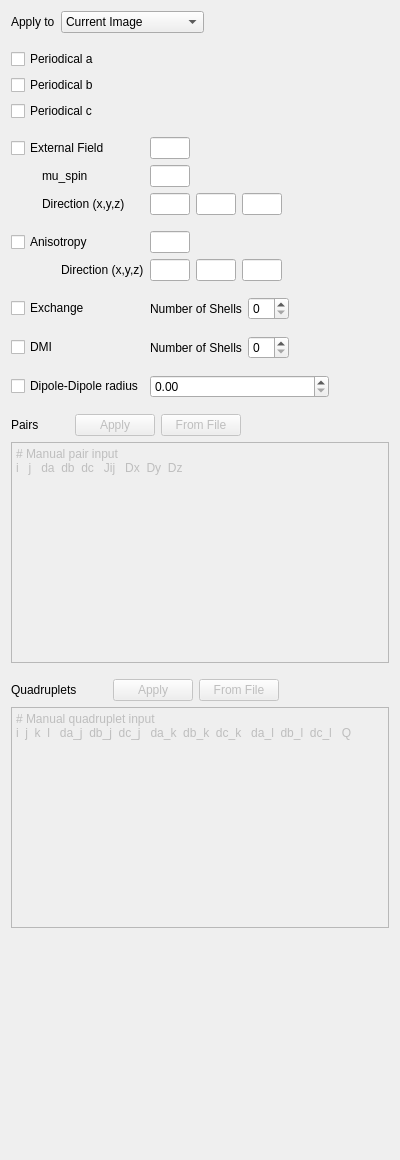
<?xml version="1.0" encoding="UTF-8"?>
<ui version="4.0">
 <class>HamiltonianHeisenbergPairsWidget</class>
 <widget class="QWidget" name="HamiltonianHeisenbergPairsWidget">
  <property name="geometry">
   <rect>
    <x>0</x>
    <y>0</y>
    <width>400</width>
    <height>1160</height>
   </rect>
  </property>
  <property name="windowTitle">
   <string>Form</string>
  </property>
  <layout class="QGridLayout" name="gridLayout">
   <item row="9" column="2">
    <widget class="QScrollArea" name="scrollArea_5">
     <property name="frameShape">
      <enum>QFrame::NoFrame</enum>
     </property>
     <property name="widgetResizable">
      <bool>true</bool>
     </property>
     <widget class="QWidget" name="scrollAreaWidgetContents_4">
      <property name="geometry">
       <rect>
        <x>0</x>
        <y>0</y>
        <width>376</width>
        <height>1136</height>
       </rect>
      </property>
      <layout class="QGridLayout" name="gridLayout_29">
       <property name="leftMargin">
        <number>0</number>
       </property>
       <property name="topMargin">
        <number>0</number>
       </property>
       <property name="rightMargin">
        <number>0</number>
       </property>
       <property name="bottomMargin">
        <number>0</number>
       </property>
       <item row="14" column="0">
        <layout class="QGridLayout" name="gridLayout_2">
         <item row="8" column="0">
          <layout class="QGridLayout" name="gridLayout_40">
           <item row="2" column="0">
            <spacer name="horizontalSpacer_32">
             <property name="orientation">
              <enum>Qt::Horizontal</enum>
             </property>
             <property name="sizeType">
              <enum>QSizePolicy::Minimum</enum>
             </property>
             <property name="sizeHint" stdset="0">
              <size>
               <width>30</width>
               <height>20</height>
              </size>
             </property>
            </spacer>
           </item>
           <item row="2" column="1">
            <widget class="QLabel" name="label_15">
             <property name="maximumSize">
              <size>
               <width>100</width>
               <height>16777215</height>
              </size>
             </property>
             <property name="text">
              <string>Direction (x,y,z)</string>
             </property>
            </widget>
           </item>
           <item row="1" column="1">
            <widget class="QLabel" name="label_25">
             <property name="text">
              <string>mu_spin</string>
             </property>
            </widget>
           </item>
          </layout>
         </item>
         <item row="11" column="1">
          <layout class="QGridLayout" name="gridLayout_47">
           <item row="0" column="0">
            <widget class="QLineEdit" name="lineEdit_anix_aniso">
             <property name="maximumSize">
              <size>
               <width>40</width>
               <height>16777215</height>
              </size>
             </property>
            </widget>
           </item>
           <item row="0" column="1">
            <widget class="QLineEdit" name="lineEdit_aniy_aniso">
             <property name="maximumSize">
              <size>
               <width>40</width>
               <height>16777215</height>
              </size>
             </property>
            </widget>
           </item>
           <item row="0" column="2">
            <widget class="QLineEdit" name="lineEdit_aniz_aniso">
             <property name="maximumSize">
              <size>
               <width>40</width>
               <height>16777215</height>
              </size>
             </property>
            </widget>
           </item>
           <item row="0" column="3">
            <spacer name="horizontalSpacer_35">
             <property name="orientation">
              <enum>Qt::Horizontal</enum>
             </property>
             <property name="sizeHint" stdset="0">
              <size>
               <width>40</width>
               <height>20</height>
              </size>
             </property>
            </spacer>
           </item>
          </layout>
         </item>
         <item row="1" column="0">
          <widget class="QCheckBox" name="checkBox_aniso_periodical_a">
           <property name="text">
            <string>Periodical a</string>
           </property>
          </widget>
         </item>
         <item row="10" column="0">
          <widget class="QCheckBox" name="checkBox_ani_aniso">
           <property name="text">
            <string>Anisotropy</string>
           </property>
          </widget>
         </item>
         <item row="9" column="1">
          <spacer name="verticalSpacer_5">
           <property name="orientation">
            <enum>Qt::Vertical</enum>
           </property>
           <property name="sizeType">
            <enum>QSizePolicy::Fixed</enum>
           </property>
           <property name="sizeHint" stdset="0">
            <size>
             <width>20</width>
             <height>10</height>
            </size>
           </property>
          </spacer>
         </item>
         <item row="8" column="1">
          <layout class="QGridLayout" name="gridLayout_32">
           <item row="1" column="1">
            <widget class="QLineEdit" name="lineEdit_extHx_aniso">
             <property name="maximumSize">
              <size>
               <width>40</width>
               <height>16777215</height>
              </size>
             </property>
            </widget>
           </item>
           <item row="1" column="2">
            <widget class="QLineEdit" name="lineEdit_extHy_aniso">
             <property name="maximumSize">
              <size>
               <width>40</width>
               <height>16777215</height>
              </size>
             </property>
            </widget>
           </item>
           <item row="1" column="5">
            <spacer name="horizontalSpacer_24">
             <property name="orientation">
              <enum>Qt::Horizontal</enum>
             </property>
             <property name="sizeHint" stdset="0">
              <size>
               <width>40</width>
               <height>20</height>
              </size>
             </property>
            </spacer>
           </item>
           <item row="1" column="3">
            <widget class="QLineEdit" name="lineEdit_extHz_aniso">
             <property name="maximumSize">
              <size>
               <width>40</width>
               <height>16777215</height>
              </size>
             </property>
            </widget>
           </item>
           <item row="0" column="1">
            <widget class="QLineEdit" name="lineEdit_muSpin_aniso">
             <property name="maximumSize">
              <size>
               <width>40</width>
               <height>16777215</height>
              </size>
             </property>
            </widget>
           </item>
          </layout>
         </item>
         <item row="6" column="1">
          <spacer name="verticalSpacer_4">
           <property name="orientation">
            <enum>Qt::Vertical</enum>
           </property>
           <property name="sizeType">
            <enum>QSizePolicy::Fixed</enum>
           </property>
           <property name="sizeHint" stdset="0">
            <size>
             <width>20</width>
             <height>10</height>
            </size>
           </property>
          </spacer>
         </item>
         <item row="15" column="0">
          <widget class="QCheckBox" name="checkBox_dmi">
           <property name="text">
            <string>DMI</string>
           </property>
          </widget>
         </item>
         <item row="17" column="1">
          <widget class="QDoubleSpinBox" name="doubleSpinBox_ddi">
           <property name="maximum">
            <double>1000000.000000000000000</double>
           </property>
          </widget>
         </item>
         <item row="5" column="0">
          <widget class="QCheckBox" name="checkBox_aniso_periodical_c">
           <property name="text">
            <string>Periodical c</string>
           </property>
          </widget>
         </item>
         <item row="4" column="0">
          <widget class="QCheckBox" name="checkBox_aniso_periodical_b">
           <property name="text">
            <string>Periodical b</string>
           </property>
          </widget>
         </item>
         <item row="12" column="1">
          <spacer name="verticalSpacer_6">
           <property name="orientation">
            <enum>Qt::Vertical</enum>
           </property>
           <property name="sizeType">
            <enum>QSizePolicy::Fixed</enum>
           </property>
           <property name="sizeHint" stdset="0">
            <size>
             <width>20</width>
             <height>10</height>
            </size>
           </property>
          </spacer>
         </item>
         <item row="16" column="1">
          <spacer name="verticalSpacer_7">
           <property name="orientation">
            <enum>Qt::Vertical</enum>
           </property>
           <property name="sizeType">
            <enum>QSizePolicy::Fixed</enum>
           </property>
           <property name="sizeHint" stdset="0">
            <size>
             <width>20</width>
             <height>10</height>
            </size>
           </property>
          </spacer>
         </item>
         <item row="10" column="1">
          <layout class="QGridLayout" name="gridLayout_42">
           <item row="0" column="0">
            <widget class="QLineEdit" name="lineEdit_ani_aniso">
             <property name="maximumSize">
              <size>
               <width>40</width>
               <height>16777215</height>
              </size>
             </property>
            </widget>
           </item>
           <item row="0" column="1">
            <spacer name="horizontalSpacer_29">
             <property name="orientation">
              <enum>Qt::Horizontal</enum>
             </property>
             <property name="sizeHint" stdset="0">
              <size>
               <width>40</width>
               <height>20</height>
              </size>
             </property>
            </spacer>
           </item>
          </layout>
         </item>
         <item row="17" column="0">
          <widget class="QCheckBox" name="checkBox_ddi">
           <property name="text">
            <string>Dipole-Dipole radius</string>
           </property>
          </widget>
         </item>
         <item row="13" column="0">
          <widget class="QCheckBox" name="checkBox_exchange">
           <property name="text">
            <string>Exchange</string>
           </property>
          </widget>
         </item>
         <item row="11" column="0">
          <layout class="QGridLayout" name="gridLayout_46">
           <item row="0" column="1">
            <widget class="QLabel" name="label_21">
             <property name="text">
              <string>Direction (x,y,z)</string>
             </property>
            </widget>
           </item>
           <item row="0" column="0">
            <spacer name="horizontalSpacer_36">
             <property name="orientation">
              <enum>Qt::Horizontal</enum>
             </property>
             <property name="sizeHint" stdset="0">
              <size>
               <width>30</width>
               <height>20</height>
              </size>
             </property>
            </spacer>
           </item>
          </layout>
         </item>
         <item row="7" column="2">
          <spacer name="horizontalSpacer_31">
           <property name="orientation">
            <enum>Qt::Horizontal</enum>
           </property>
           <property name="sizeHint" stdset="0">
            <size>
             <width>40</width>
             <height>20</height>
            </size>
           </property>
          </spacer>
         </item>
         <item row="7" column="0">
          <widget class="QCheckBox" name="checkBox_extH_aniso">
           <property name="text">
            <string>External Field</string>
           </property>
           <property name="checked">
            <bool>false</bool>
           </property>
           <property name="tristate">
            <bool>false</bool>
           </property>
          </widget>
         </item>
         <item row="7" column="1">
          <layout class="QGridLayout" name="gridLayout_36">
           <item row="0" column="1">
            <widget class="QLineEdit" name="lineEdit_extH_aniso">
             <property name="maximumSize">
              <size>
               <width>40</width>
               <height>16777215</height>
              </size>
             </property>
            </widget>
           </item>
           <item row="0" column="2">
            <spacer name="horizontalSpacer_27">
             <property name="orientation">
              <enum>Qt::Horizontal</enum>
             </property>
             <property name="sizeHint" stdset="0">
              <size>
               <width>40</width>
               <height>20</height>
              </size>
             </property>
            </spacer>
           </item>
          </layout>
         </item>
         <item row="13" column="1">
          <layout class="QGridLayout" name="gridLayout_exchange">
           <item row="0" column="1">
            <widget class="QSpinBox" name="spinBox_nshells_exchange"/>
           </item>
           <item row="0" column="2">
            <spacer name="horizontalSpacer_5">
             <property name="orientation">
              <enum>Qt::Horizontal</enum>
             </property>
             <property name="sizeHint" stdset="0">
              <size>
               <width>40</width>
               <height>20</height>
              </size>
             </property>
            </spacer>
           </item>
           <item row="0" column="0">
            <widget class="QLabel" name="label_3">
             <property name="text">
              <string>Number of Shells</string>
             </property>
            </widget>
           </item>
          </layout>
         </item>
         <item row="14" column="1">
          <spacer name="verticalSpacer_9">
           <property name="orientation">
            <enum>Qt::Vertical</enum>
           </property>
           <property name="sizeType">
            <enum>QSizePolicy::Fixed</enum>
           </property>
           <property name="sizeHint" stdset="0">
            <size>
             <width>20</width>
             <height>10</height>
            </size>
           </property>
          </spacer>
         </item>
         <item row="15" column="1">
          <layout class="QGridLayout" name="gridLayout_dmi">
           <item row="0" column="1">
            <widget class="QSpinBox" name="spinBox_nshells_dmi"/>
           </item>
           <item row="0" column="2">
            <spacer name="horizontalSpacer_6">
             <property name="orientation">
              <enum>Qt::Horizontal</enum>
             </property>
             <property name="sizeHint" stdset="0">
              <size>
               <width>40</width>
               <height>20</height>
              </size>
             </property>
            </spacer>
           </item>
           <item row="0" column="0">
            <widget class="QLabel" name="label_4">
             <property name="text">
              <string>Number of Shells</string>
             </property>
            </widget>
           </item>
          </layout>
         </item>
        </layout>
       </item>
       <item row="15" column="0">
        <spacer name="verticalSpacer">
         <property name="orientation">
          <enum>Qt::Vertical</enum>
         </property>
         <property name="sizeType">
          <enum>QSizePolicy::Fixed</enum>
         </property>
         <property name="sizeHint" stdset="0">
          <size>
           <width>20</width>
           <height>10</height>
          </size>
         </property>
        </spacer>
       </item>
       <item row="28" column="0">
        <spacer name="verticalSpacer_2">
         <property name="orientation">
          <enum>Qt::Vertical</enum>
         </property>
         <property name="sizeHint" stdset="0">
          <size>
           <width>20</width>
           <height>40</height>
          </size>
         </property>
        </spacer>
       </item>
       <item row="23" column="0">
        <widget class="QPlainTextEdit" name="plainTextEdit_pairs">
         <property name="enabled">
          <bool>false</bool>
         </property>
         <property name="plainText">
          <string># Manual pair input
i   j   da  db  dc   Jij   Dx  Dy  Dz
</string>
         </property>
        </widget>
       </item>
       <item row="21" column="0">
        <layout class="QGridLayout" name="gridLayout_3">
         <item row="0" column="0">
          <widget class="QLabel" name="label">
           <property name="text">
            <string>Pairs</string>
           </property>
          </widget>
         </item>
         <item row="0" column="2">
          <widget class="QPushButton" name="pushButton_pairs_apply">
           <property name="enabled">
            <bool>false</bool>
           </property>
           <property name="text">
            <string>Apply</string>
           </property>
          </widget>
         </item>
         <item row="0" column="3">
          <widget class="QPushButton" name="pushButton_pairs_fromfile">
           <property name="enabled">
            <bool>false</bool>
           </property>
           <property name="text">
            <string>From File</string>
           </property>
          </widget>
         </item>
         <item row="0" column="1">
          <spacer name="horizontalSpacer">
           <property name="orientation">
            <enum>Qt::Horizontal</enum>
           </property>
           <property name="sizeType">
            <enum>QSizePolicy::Fixed</enum>
           </property>
           <property name="sizeHint" stdset="0">
            <size>
             <width>30</width>
             <height>20</height>
            </size>
           </property>
          </spacer>
         </item>
         <item row="0" column="4">
          <spacer name="horizontalSpacer_2">
           <property name="orientation">
            <enum>Qt::Horizontal</enum>
           </property>
           <property name="sizeHint" stdset="0">
            <size>
             <width>40</width>
             <height>20</height>
            </size>
           </property>
          </spacer>
         </item>
        </layout>
       </item>
       <item row="27" column="0">
        <widget class="QPlainTextEdit" name="plainTextEdit_quadruplets">
         <property name="enabled">
          <bool>false</bool>
         </property>
         <property name="plainText">
          <string># Manual quadruplet input
i  j  k  l   da_j  db_j  dc_j   da_k  db_k  dc_k   da_l  db_l  dc_l   Q</string>
         </property>
        </widget>
       </item>
       <item row="24" column="0">
        <spacer name="verticalSpacer_3">
         <property name="orientation">
          <enum>Qt::Vertical</enum>
         </property>
         <property name="sizeType">
          <enum>QSizePolicy::Fixed</enum>
         </property>
         <property name="sizeHint" stdset="0">
          <size>
           <width>20</width>
           <height>10</height>
          </size>
         </property>
        </spacer>
       </item>
       <item row="26" column="0">
        <layout class="QGridLayout" name="gridLayout_4">
         <item row="0" column="2">
          <widget class="QPushButton" name="pushButton_quadruplets_apply">
           <property name="enabled">
            <bool>false</bool>
           </property>
           <property name="text">
            <string>Apply</string>
           </property>
           <property name="flat">
            <bool>false</bool>
           </property>
          </widget>
         </item>
         <item row="0" column="3">
          <widget class="QPushButton" name="pushButton_quadruplets_fromfile">
           <property name="enabled">
            <bool>false</bool>
           </property>
           <property name="text">
            <string>From File</string>
           </property>
          </widget>
         </item>
         <item row="0" column="0">
          <widget class="QLabel" name="label_2">
           <property name="text">
            <string>Quadruplets</string>
           </property>
          </widget>
         </item>
         <item row="0" column="1">
          <spacer name="horizontalSpacer_3">
           <property name="orientation">
            <enum>Qt::Horizontal</enum>
           </property>
           <property name="sizeType">
            <enum>QSizePolicy::Fixed</enum>
           </property>
           <property name="sizeHint" stdset="0">
            <size>
             <width>30</width>
             <height>20</height>
            </size>
           </property>
          </spacer>
         </item>
         <item row="0" column="4">
          <spacer name="horizontalSpacer_4">
           <property name="orientation">
            <enum>Qt::Horizontal</enum>
           </property>
           <property name="sizeHint" stdset="0">
            <size>
             <width>40</width>
             <height>20</height>
            </size>
           </property>
          </spacer>
         </item>
        </layout>
       </item>
       <item row="12" column="0">
        <layout class="QGridLayout" name="gridLayout_37">
         <item row="0" column="0">
          <widget class="QLabel" name="label_32">
           <property name="maximumSize">
            <size>
             <width>60</width>
             <height>16777215</height>
            </size>
           </property>
           <property name="text">
            <string>Apply to</string>
           </property>
          </widget>
         </item>
         <item row="0" column="2">
          <spacer name="horizontalSpacer_26">
           <property name="orientation">
            <enum>Qt::Horizontal</enum>
           </property>
           <property name="sizeHint" stdset="0">
            <size>
             <width>40</width>
             <height>20</height>
            </size>
           </property>
          </spacer>
         </item>
         <item row="0" column="1">
          <widget class="QComboBox" name="comboBox_Hamiltonian_Ani_ApplyTo">
           <property name="minimumSize">
            <size>
             <width>120</width>
             <height>0</height>
            </size>
           </property>
           <item>
            <property name="text">
             <string>Current Image</string>
            </property>
           </item>
           <item>
            <property name="text">
             <string>Current Image Chain</string>
            </property>
           </item>
           <item>
            <property name="text">
             <string>All Images</string>
            </property>
           </item>
          </widget>
         </item>
        </layout>
       </item>
       <item row="13" column="0">
        <spacer name="verticalSpacer_8">
         <property name="orientation">
          <enum>Qt::Vertical</enum>
         </property>
         <property name="sizeType">
          <enum>QSizePolicy::Fixed</enum>
         </property>
         <property name="sizeHint" stdset="0">
          <size>
           <width>20</width>
           <height>10</height>
          </size>
         </property>
        </spacer>
       </item>
      </layout>
     </widget>
    </widget>
   </item>
  </layout>
 </widget>
 <tabstops>
  <tabstop>scrollArea_5</tabstop>
  <tabstop>comboBox_Hamiltonian_Ani_ApplyTo</tabstop>
  <tabstop>checkBox_aniso_periodical_a</tabstop>
  <tabstop>checkBox_aniso_periodical_b</tabstop>
  <tabstop>checkBox_aniso_periodical_c</tabstop>
  <tabstop>checkBox_extH_aniso</tabstop>
  <tabstop>lineEdit_extH_aniso</tabstop>
  <tabstop>lineEdit_muSpin_aniso</tabstop>
  <tabstop>lineEdit_extHx_aniso</tabstop>
  <tabstop>lineEdit_extHy_aniso</tabstop>
  <tabstop>lineEdit_extHz_aniso</tabstop>
  <tabstop>checkBox_ani_aniso</tabstop>
  <tabstop>lineEdit_ani_aniso</tabstop>
  <tabstop>lineEdit_anix_aniso</tabstop>
  <tabstop>lineEdit_aniy_aniso</tabstop>
  <tabstop>lineEdit_aniz_aniso</tabstop>
  <tabstop>checkBox_exchange</tabstop>
  <tabstop>spinBox_nshells_exchange</tabstop>
  <tabstop>checkBox_dmi</tabstop>
  <tabstop>spinBox_nshells_dmi</tabstop>
  <tabstop>checkBox_ddi</tabstop>
  <tabstop>doubleSpinBox_ddi</tabstop>
  <tabstop>pushButton_pairs_apply</tabstop>
  <tabstop>pushButton_pairs_fromfile</tabstop>
  <tabstop>plainTextEdit_pairs</tabstop>
  <tabstop>pushButton_quadruplets_apply</tabstop>
  <tabstop>pushButton_quadruplets_fromfile</tabstop>
  <tabstop>plainTextEdit_quadruplets</tabstop>
 </tabstops>
 <resources/>
 <connections/>
</ui>
